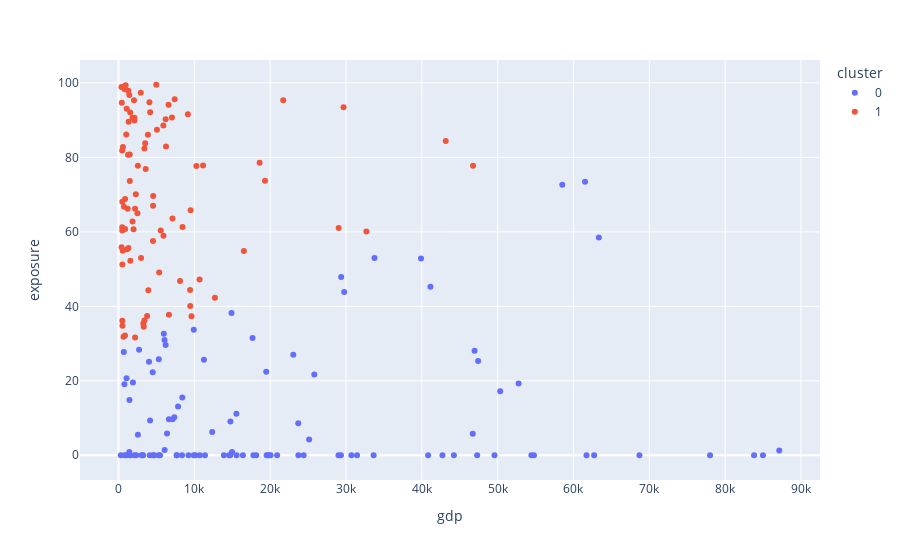

Notebook source saved alongside this figure:
### Code cell
# fig = px.scatter(df_clustered,
#                     x='gdp', y='exposure',
#                     hover_name='ref_area',
#                     color='cluster')

# fig.show()

### Figure 1 — Plotly figure (JSON) as saved in the notebook; plotly's stock layout.template omitted (floating-point values rounded to 4 significant figures)
{"data": [{"hovertemplate": "<b>%{hovertext}</b><br><br>cluster=0<br>gdp=%{x}<br>exposure=%{y}<extra></extra>", "hovertext": ["ABW", "AGO", "AIA", "AND", "ATG", "AUS", "AUT", "BDI", "BEL", "BGR", "BHR", "BHS", "BIH", "BLR", "BLZ", "BRB", "BRN", "BTN", "CAN", "CHE", "CHL", "COK", "COL", "COM", "CPV", "CRI", "CYM", "CYP", "CZE", "DEU", "DMA", "DNK", "DOM", "ECU", "EST", "ETH", "FIN", "FJI", "FRA", "GAB", "GBR", "GMB", "GNQ", "GRD", "GRL", "GTM", "GUY", "HRV", "HTI", "IDN", "IRL", "ISL", "ITA", "JAM", "JPN", "KEN", "KIR", "KNA", "LCA", "LSO", "LTU", "LVA", "MDV", "MHL", "MLT", "MNE", "MNG", "MSR", "MUS", "NCL", "NLD", "NOR", "NRU", "NZL", "PAN", "PER", "PLW", "PNG", "POL", "PRI", "PRT", "PYF", "QAT", "RUS", "RWA", "SGP", "SLB", "SMR", "STP", "SVK", "SVN", "SWE", "SYC", "TCA", "TLS", "TON", "TTO", "TUV", "TZA", "URY", "USA", "VCT", "VUT", "WSM"], "legendgroup": "0", "marker": {"color": "#636efa", "symbol": "circle"}, "mode": "markers", "name": "0", "orientation": "v", "showlegend": true, "type": "scatter", "x": [29010.0, 2707.0, 20050.0, 40830.0, 16400.0, 58520.0, 50330.0, 294.9, 46950.0, 9922.0, 25140.0, 29330.0, 6072.0, 6396.0, 5974.0, 17790.0, 29760.0, 3163.0, 46710.0, 87130.0, 14970.0, 19530.0, 6216.0, 1524.0, 3245.0, 12360.0, 84990.0, 29360.0, 23710.0, 47430.0, 7680.0, 61710.0, 7856.0, 6082.0, 23720.0, 778.5, 49580.0, 5476.0, 41140.0, 7357.0, 42720.0, 702.9, 7673.0, 9232.0, 54450.0, 4508.0, 7131.0, 14900.0, 1444.0, 4024.0, 83810.0, 68700.0, 33750.0, 5315.0, 39890.0, 1902.0, 1550.0, 20920.0, 10720.0, 1060.0, 19670.0, 18160.0, 9931.0, 5288.0, 30710.0, 8409.0, 4164.0, 14580.0, 10150.0, 33640.0, 52760.0, 78010.0, 11400.0, 44230.0, 14760.0, 6644.0, 14730.0, 2561.0, 15540.0, 31460.0, 23050.0, 19840.0, 61520.0, 11260.0, 786.0, 62720.0, 2332.0, 47300.0, 2091.0, 19480.0, 25820.0, 54790.0, 13900.0, 24420.0, 1427.0, 4571.0, 15570.0, 4719.0, 1053.0, 17680.0, 63340.0, 8376.0, 3038.0, 4119.0], "xaxis": "x", "y": [0, 28.35, 0, 0, 0, 72.67, 17.2, 0, 28.07, 33.72, 4.228, 0, 30.95, 5.851, 32.6, 0, 43.83, 0, 5.782, 1.284, 0.8485, 0, 29.61, 0, 0, 6.266, 0, 47.89, 8.571, 25.34, 0, 0, 13.08, 1.436, 0, 19.09, 0, 0, 45.26, 10.2, 0, 27.76, 0, 0, 0, 22.29, 9.666, 38.24, 14.83, 25.12, 0, 0, 52.97, 25.78, 52.83, 19.56, 0, 0, 0, 0, 0, 0, 0, 0, 0, 15.53, 9.352, 0, 0, 0, 19.3, 0, 0, 0, 9.061, 9.693, 0, 5.536, 11.15, 0, 27.0, 0, 73.46, 25.67, 0, 0, 0, 0, 0, 22.4, 21.69, 0, 0, 0, 0.8771, 0, 0, 0, 20.67, 31.48, 58.46, 0, 0, 0], "yaxis": "y"}, {"hovertemplate": "<b>%{hovertext}</b><br><br>cluster=1<br>gdp=%{x}<br>exposure=%{y}<extra></extra>", "hovertext": ["AFG", "ALB", "ARE", "ARG", "ARM", "AZE", "BEN", "BFA", "BGD", "BOL", "BRA", "BWA", "CAF", "CHN", "CIV", "CMR", "COD", "COG", "CUB", "DJI", "DZA", "EGY", "ERI", "ESP", "GEO", "GHA", "GIN", "GNB", "GRC", "HND", "HUN", "IND", "IRN", "IRQ", "ISR", "JOR", "KAZ", "KGZ", "KHM", "KOR", "KWT", "LAO", "LBN", "LBR", "LBY", "LKA", "MAR", "MDA", "MDG", "MEX", "MKD", "MLI", "MMR", "MOZ", "MRT", "MWI", "MYS", "NAM", "NER", "NGA", "NIC", "NPL", "OMN", "PAK", "PHL", "PRK", "PRY", "ROU", "SAU", "SDN", "SEN", "SLE", "SLV", "SOM", "SRB", "SSD", "SUR", "SYR", "TCD", "TGO", "THA", "TJK", "TKM", "TUN", "TUR", "UGA", "UKR", "UZB", "VEN", "VNM", "YEM", "ZAF", "ZMB", "ZWE"], "legendgroup": "1", "marker": {"color": "#EF553B", "symbol": "circle"}, "mode": "markers", "name": "1", "orientation": "v", "showlegend": true, "type": "scatter", "x": [484.4, 5365.0, 43150.0, 11150.0, 4547.0, 4571.0, 1212.0, 797.8, 2102.0, 3327.0, 8441.0, 6600.0, 434.7, 10260.0, 2283.0, 1564.0, 510.7, 2191.0, 9454.0, 2972.0, 3877.0, 2937.0, 583.6, 29040.0, 4558.0, 2186.0, 1018.0, 720.8, 19320.0, 2501.0, 16530.0, 2041.0, 6220.0, 4977.0, 46750.0, 4075.0, 9508.0, 1308.0, 1551.0, 32690.0, 29680.0, 2554.0, 8117.0, 522.8, 9148.0, 3933.0, 3519.0, 3770.0, 498.1, 9627.0, 5931.0, 837.9, 1332.0, 484.3, 1852.0, 568.6, 10690.0, 5069.0, 557.7, 2097.0, 1982.0, 1134.0, 18610.0, 1420.0, 3274.0, 660.1, 5915.0, 12710.0, 21720.0, 1304.0, 1492.0, 502.3, 4173.0, 405.3, 7117.0, 382.1, 6265.0, 1079.0, 933.8, 869.6, 7051.0, 866.7, 7410.0, 3586.0, 9438.0, 855.0, 3420.0, 1840.0, 5568.0, 3419.0, 496.7, 6651.0, 1258.0, 1485.0], "xaxis": "x", "y": [61.24, 49.1, 84.42, 77.84, 57.57, 69.6, 66.22, 98.46, 90.62, 34.49, 61.29, 94.15, 94.69, 77.69, 70.13, 52.21, 51.26, 31.62, 40.07, 52.97, 86.1, 97.36, 82.76, 61.06, 67.04, 66.2, 86.13, 66.75, 73.71, 64.98, 54.84, 95.38, 90.23, 99.51, 77.74, 94.84, 65.83, 55.66, 92.07, 60.09, 93.5, 77.72, 46.81, 34.76, 91.59, 44.31, 83.78, 37.39, 36.13, 37.34, 58.97, 98.3, 89.61, 81.87, 62.8, 54.93, 47.22, 87.43, 98.89, 89.91, 60.73, 55.34, 78.59, 96.74, 35.4, 31.86, 88.54, 42.3, 95.33, 97.93, 73.67, 68.05, 92.15, 55.89, 63.59, 98.92, 82.96, 93.06, 99.38, 60.8, 90.74, 68.84, 95.61, 76.91, 44.35, 32.16, 36.2, 90.63, 60.37, 82.39, 60.34, 37.72, 80.73, 80.79], "yaxis": "y"}], "layout": {"legend": {"title": {"text": "cluster"}, "tracegroupgap": 0}, "margin": {"t": 60}, "xaxis": {"anchor": "y", "domain": [0, 1], "title": {"text": "gdp"}}, "yaxis": {"anchor": "x", "domain": [0, 1], "title": {"text": "exposure"}}}}
